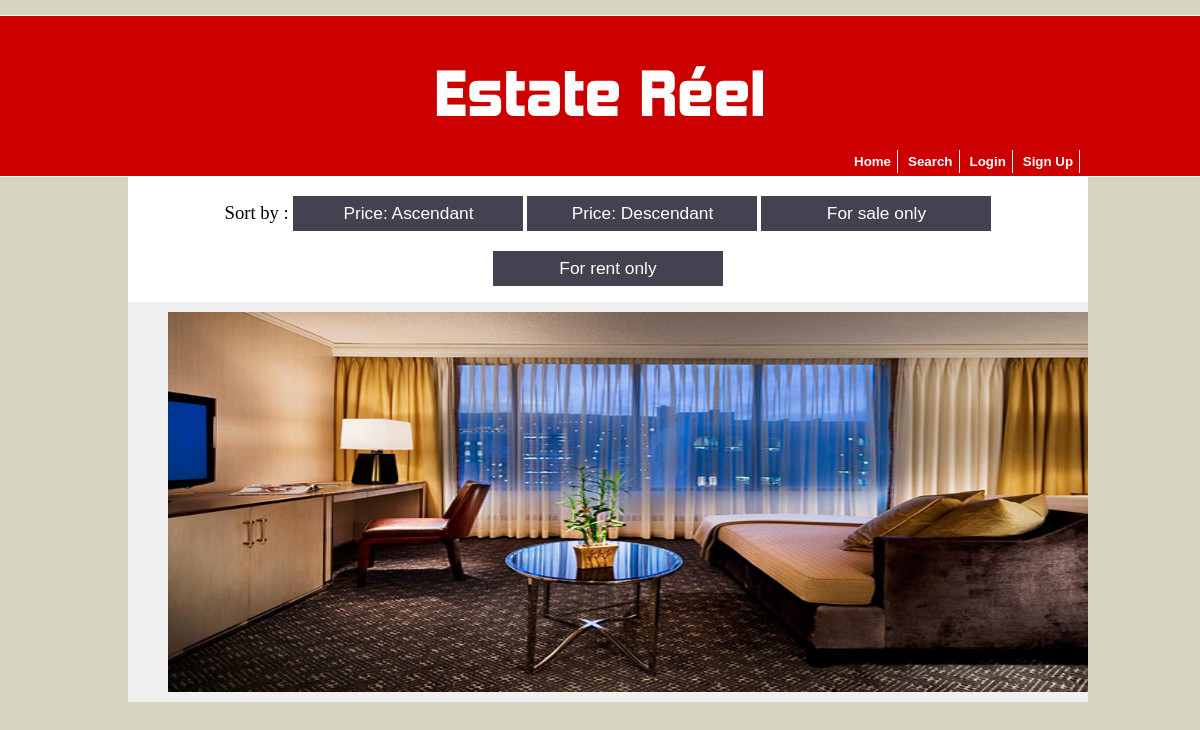
/, run on an earlier commit of the app's database.
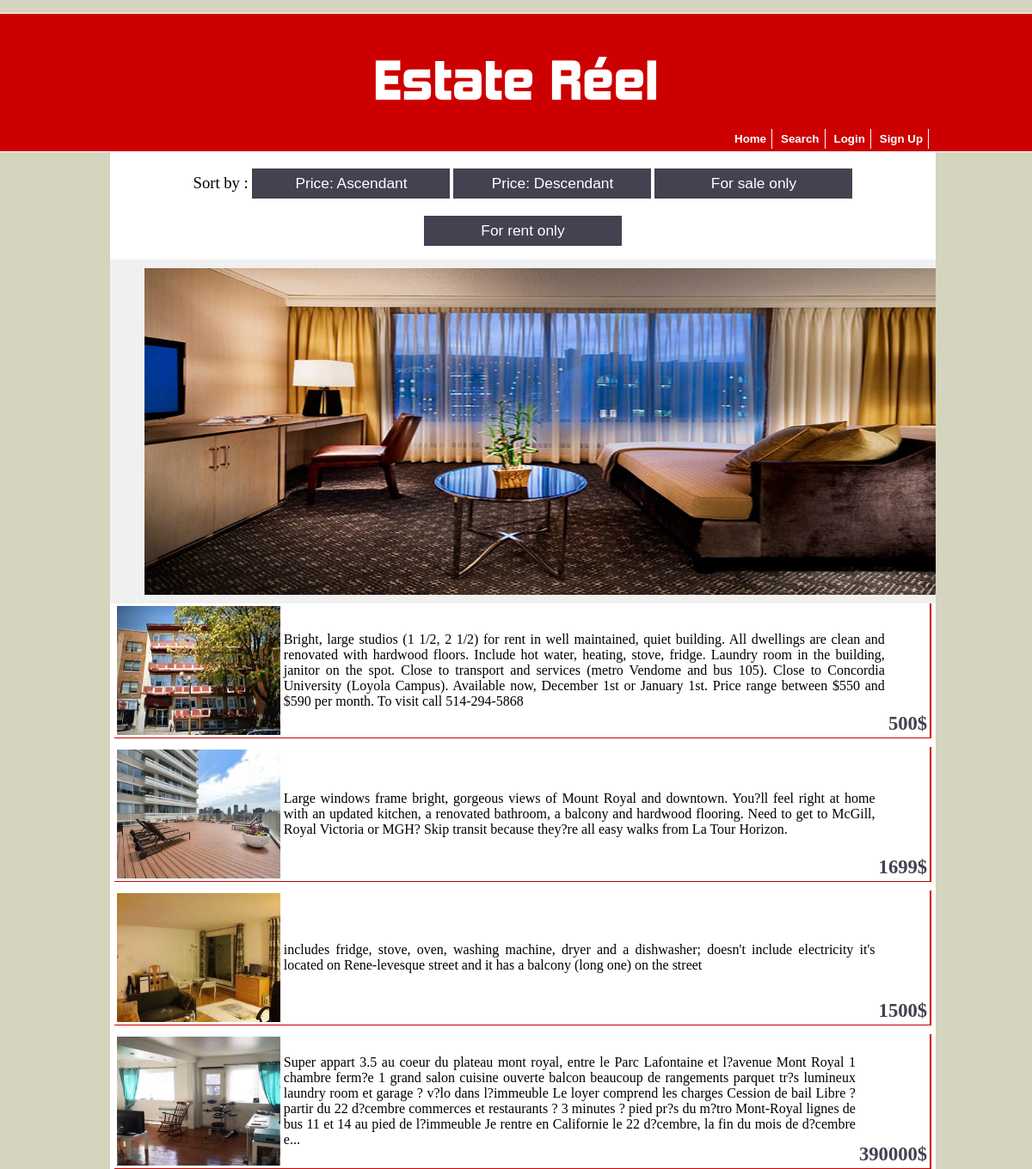
And on a later commit of the database.
### tables this page shows
CREATE TABLE IF NOT EXISTS `apartment_images` (
`image_id` int(5) NOT NULL,
  `dwelling_Id` int(6) NOT NULL,
  `file_name` varchar(200) NOT NULL,
  `file_size` varchar(200) NOT NULL,
  `file_type` varchar(200) NOT NULL
);

CREATE TABLE IF NOT EXISTS `dwellings` (
`dwelling_Id` int(6) NOT NULL,
  `address_id` int(4) NOT NULL,
  `user_id` int(6) NOT NULL,
  `type` varchar(255) DEFAULT NULL,
  `description` varchar(1000) DEFAULT NULL,
  `no_of_rooms` int(11) DEFAULT NULL,
  `no_of_bathrooms` int(11) DEFAULT NULL,
  `no_of_living_rooms` int(11) DEFAULT NULL,
  `price` int(11) DEFAULT NULL,
  `rangeType` varchar(50) DEFAULT NULL
);

### classes/productClass.php (called while the page is built, shortened)
<?php
	class Product extends Database{
		public function displayAllProducts(){
			$query = "SELECT * FROM dwellings INNER JOIN apartment_images
                                 ON dwellings.dwelling_Id = apartment_images.dwelling_Id
                           GROUP BY dwellings.dwelling_Id";
            return parent::getResultSetAsArray($query);
		}
	}
?>

### classes/databaseClass.php (called while the page is built, shortened)
<?php
	class Database{
		public $connection;
		public function createConnection(){
			$servername = "localhost";
			$username = "root";
			$password = "";
			$db = "PHP_database";
			$this->connection = new mysqli($servername, $username, $password, $db);
			$this->connection->set_charset("utf8");
			return $this->connection;
		}
		public function getResultSetAsArray($query){
			$rs = mysqli_query($this->createConnection(), $query) or die($this->connection->error);
			if($rs->num_rows > 0){
				$index = 0;
				while($row = $rs->fetch_assoc()){
					foreach ($row as $key => $value) {
						$arrayAsResult[$index][$key] = $value;
					}
					$index++;
				}
				return $arrayAsResult;
			}
			return null;
		}
		public function cutDownTheDescription($description){
			if (strlen($description) > 500) {
	            $str = substr($description, 0, 500) . "...";
	            return $str;
	        }else{
	            return $description;
	        }
		}
	}
?>

### index.php (the view, shortened to what this page needs)
<html>
    <head>
        <link rel="stylesheet" type="text/css" href="CSS/mainLayout.css">
        <link rel="stylesheet" type="text/css" href="CSS/carouselLayout.css">
    </head>
    <?php include('PreCode/header.php');
    if(count($bannedUser) == 1){
        $days = $loginObj->dateDiff($bannedUser[0]['to_'], $bannedUser[0]['from_']);
        echo "<p>You are not allowed to be here anymore. You may login after " . $bannedUser[0]['to_'] . ". Your account has been banned for $days days because of the following description: </p>";
        echo $bannedUser[0]['description'];
    ?>
            </section>
    </body>
</html>
<?php
    }else{
    ?>
    <form name="filters" method="GET" action="">
    <label id="sortBy">Sort by : </label>
    <button type="button" id="sort" onClick="window.location.href='index.php?sortBy=low'">Price: Ascendant</button>
    <button type="button" id="sort" onClick="window.location.href='index.php?sortBy=high'">Price: Descendant</button>
    <button type="button" id="sort" onClick="window.location.href='index.php?sortBy=Sale'">For sale only</button>
    <button type="button" id="sort"  onClick="window.location.href='index.php?sortBy=Rent'">For rent only</button>
    </form>
<div id='carousel_container'>
    <div id='carousel_inner'>
        <ul id='carousel_ul'>
            <li><img src='apartment_images/5.jpg' /></li>
        </ul>
    </div>
</div>
    <section id="apartments">
    <?php
        $rsForIndex = null;
        if (isset($_GET['sortBy'])) {
            $value = $_GET['sortBy'];
            $rsForIndex = $productObj->checkSortBy($value);
        }else{
            $rsForIndex = $productObj->displayAllProducts();
        }
        if (count($rsForIndex) > 0) {
            for($row = 0; $row < count($rsForIndex); $row++){
    ?>
                <table id="apt" align="center" onclick="window.location.href='showDetails.php?hiddenID= <?php echo $rsForIndex[$row]['dwelling_Id']; ?> '">
                    <tbody>
                        <tr id="col1">
                            <td rowspan="3"><img id="placeImg" src="apartment_images/<?php echo $rsForIndex[$row]['file_name']; ?> "/></td>
                            <td rowspan="3" id="col2">
                                <?php echo $databaseObj->cutDownTheDescription($rsForIndex[$row]['description']); ?>
                            <th></th>
                          </tr>
                          <tr>
                            <td></td>
                          </tr>
                          <tr id="price">
                            <td><p id="number"> <?php echo $rsForIndex[$row]['price'] . "$"; ?> </p></td>
                          </tr>
                    </tbody>
                </table>
    <?php
            }
        }
    ?>
    </section>
    </section>
    </body>
</html>
<?php   } ?>

What changed in the data, as far as the page shows it:
added apartment_images: file_name (picture), dwelling_Id.description "Bright, large studios (1 1/2, 2 1/2) for rent in well maintained, quiet building. All dwellings are clean and renovated with hardwood floors. Include hot water, heating, stove, fridge. Laundry room in the building, janitor on the spot. Close to transport and services (metro Vendome and bus 105). Close to Concordia University (Loyola Campus). Available now, December 1st or January 1st. Price range between $550 and $590 per month. To visit call 514-294-5868", dwelling_Id.price "500"
added apartment_images: file_name (picture), dwelling_Id.description "Large windows frame bright, gorgeous views of Mount Royal and downtown. You?ll feel right at home with an updated kitchen, a renovated bathroom, a balcony and hardwood flooring. Need to get to McGill, Royal Victoria or MGH? Skip transit because they?re all easy walks from La Tour Horizon.", dwelling_Id.price "1699"
added apartment_images: file_name (picture), dwelling_Id.description "includes fridge, stove, oven, washing machine, dryer and a dishwasher; doesn't include electricity it's located on Rene-levesque street and it has a balcony (long one) on the street", dwelling_Id.price "1500"
added apartment_images: file_name (picture), dwelling_Id.description "Super appart 3.5 au coeur du plateau mont royal, entre le Parc Lafontaine et l?avenue Mont Royal 1 chambre ferm?e 1 grand salon cuisine ouverte balcon beaucoup de rangements parquet tr?s lumineux laundry room et garage ? v?lo dans l?immeuble Le loyer comprend les charges Cession de bail Libre ? partir du 22 d?cembre commerces et restaurants ? 3 minutes ? pied pr?s du m?tro Mont-Royal lignes de bus 11 et 14 au pied de l?immeuble Je rentre en Californie le 22 d?cembre, la fin du mois de d?cembre e...", dwelling_Id.price "390000"
